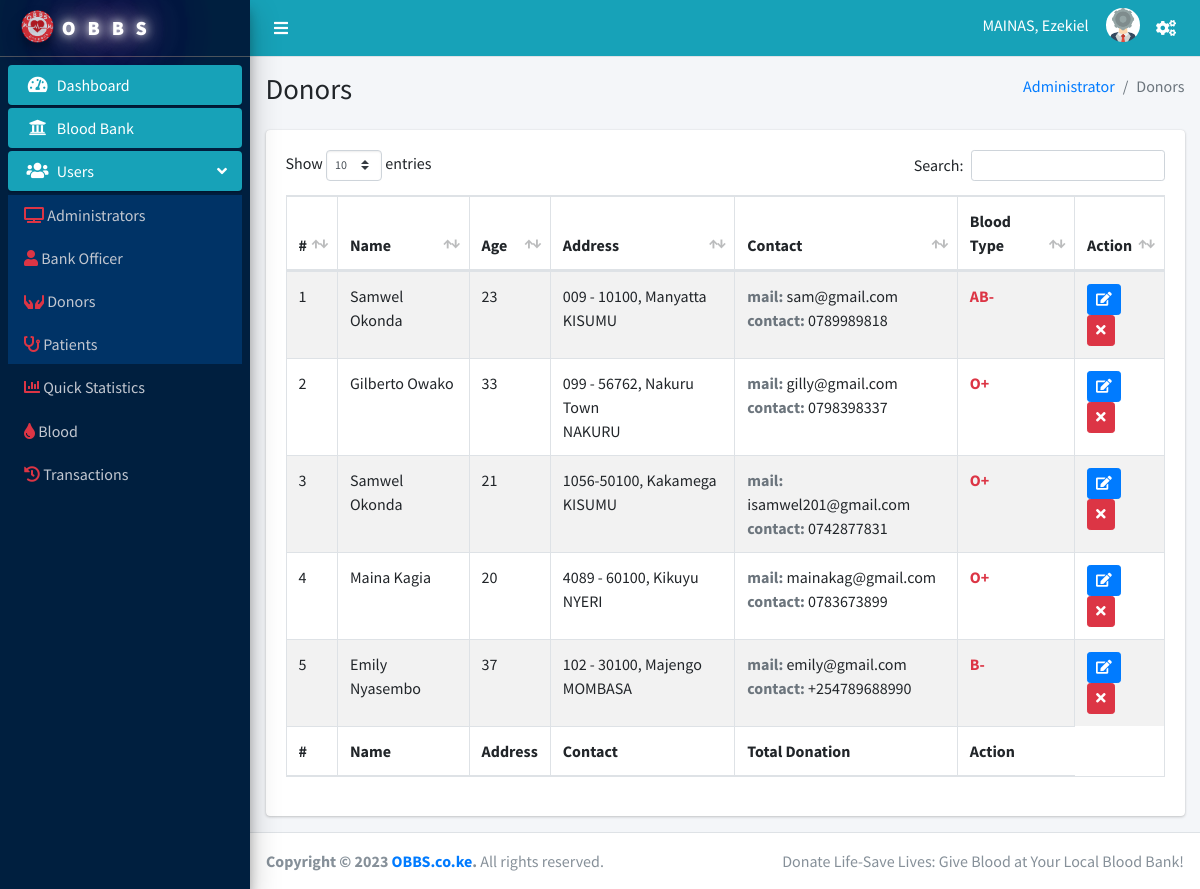
The page /Administrator/donor.php (signed in) on the database its author committed.
### tables this page shows
CREATE TABLE `donor` (
  `id` int NOT NULL AUTO_INCREMENT,
  `fname` varchar(26) NOT NULL,
  `lname` varchar(26) NOT NULL,
  `email` varchar(36) NOT NULL,
  `phone` varchar(14) NOT NULL,
  `bday` date NOT NULL,
  `address` varchar(52) NOT NULL,
  `county` varchar(20) NOT NULL,
  `pword` varchar(10) DEFAULT NULL,
  `gender` enum('male','female') NOT NULL,
  `blood_id` int DEFAULT NULL,
  `d_cond` varchar(100) DEFAULT NULL,
  `d_report` varchar(100) DEFAULT NULL,
  `d_lat` float DEFAULT NULL,
  `d_lon` float DEFAULT NULL,
  `d_status` int DEFAULT NULL,
  `d_next` date DEFAULT NULL,
  PRIMARY KEY (`id`),
  UNIQUE KEY `email` (`email`),
  UNIQUE KEY `phone` (`phone`),
  KEY `blood_id` (`blood_id`),
  CONSTRAINT `donor_ibfk_1` FOREIGN KEY (`blood_id`) REFERENCES `blood_type` (`id`)
);

### Administrator/donor.php (the view, shortened to what this page needs)
<!DOCTYPE html>
<html lang="en">
<?php include 'includes/header.php'?>
<body class="hold-transition sidebar-mini">
<div class="wrapper">
  <?php include 'includes/navbar.php'?>
  <?php include 'includes/sidebar.php'?>
  <div class="content-wrapper">
    <section class="content-header">
      <div class="container-fluid">
        <div class="row mb-2">
          <div class="col-sm-6">
        <h1>Donors</h1>
          </div>
          <div class="col-sm-6">
            <ol class="breadcrumb float-sm-right">
              <li class="breadcrumb-item"><a href="#">Administrator</a></li>
              <li class="breadcrumb-item active">Donors</li>
            </ol>
          </div>
        </div>
      </div>
    </section>
    <section class="content">
        <div class="container-fluid">
            <div class="row">
                <div class="col-12">
                    <div class="card">
                    <div class="card-body">
                    <table id="example1" class="table table-bordered table-striped">
                        <thead>
                        <tr>
                        <th>#</th>
                        <th>Name</th>
                        <th>Age</th>
                        <th>Address</th>
                        <th>Contact</th>
                        <th>Blood Type</th>
                        <th>Action</th>
                        </tr>
                        </thead>
                        <tbody>
                        <?php
                            $stmt = mysqli_prepare($conn, "SELECT donor.id, fname, lname, email, phone, bday, address, county, gender, blood_id, blood_type.b_name FROM donor  LEFT OUTER JOIN blood_type ON blood_type.id = donor.blood_id WHERE donor.d_status != 2");
                            mysqli_stmt_execute($stmt);
                            mysqli_stmt_bind_result($stmt, $id, $fname, $lname, $email, $phone, $bday, $address, $county, $gender, $blood_id, $blood_name);
                            $count = 1;
                            $today = new DateTime();
                            while (mysqli_stmt_fetch($stmt)) {
                              $fullname = $fname." ".$lname;
                              $dob_date = new DateTime($bday);
                              $age = $today->diff($dob_date)->y;
                        ?>
                        <tr>
                          <td><?php echo $count; ?></td>
                          <td><?php echo $fullname; ?></td>
                          <td><?php echo $age; ?></td>
                          <td><?php echo $address; ?><br><?php echo $county; ?></td>
                          <td><b class="text-muted">mail: </b><?php echo $email; ?><br><b class="text-muted">contact: </b><?php echo $phone; ?></td>
                          <td><b class="text-danger"><?php echo ($blood_id == Null)? "<span class='badge badge-danger'>Pednding update</span>" : "$blood_name"; ?></b></td>
                          <td>
                            <a class="btn btn-primary btn-sm btn-edit <?php echo ($blood_id == Null)? "disabled" : ""; ?>" href="#" data-toggle="modal" data-target="#modal-edit" data-id='<?php echo $id; ?>'>
                              <i class="fas fa-edit"></i>
                            </a>
                            <a class="btn btn-danger btn-sm btn-delete" href="#" data-toggle="modal" data-target="#modal-delete" data-id='<?php echo $id; ?>'>
                              <i class="fas fa-times"></i>
                            </a>
                          </td>
                        </tr>
                        <?php
                           $count++;
                            }
                        ?>
                        </tbody>
                        <tfoot>
                        <tr>
                        <th>#</th>
                        <th>Name</th>
                        <th>Address</th>
                        <th>Contact</th>
                        <th>Total Donation</th>
                        <th>Action</th>
                        </tr>
                        </tfoot>
                    </table>
                    </div>
                </div>
                </div>
              </div>
        </div>
      </section>
  </div>
  <?php include 'includes/footer.php'; ?>
</div>
</body>
</html>

### Administrator/includes/header.php (shortened to what this page needs)
<?php
include '../dbconfig.php';
    $sql = "SELECT * FROM admin WHERE id = ?";
    $stmt = mysqli_prepare($conn, $sql);
    mysqli_stmt_bind_param($stmt, 'i', $_SESSION['admin_id']);
    mysqli_stmt_execute($stmt);
    $result = mysqli_stmt_get_result($stmt);
    if ($row = mysqli_fetch_assoc($result)) {
      $admin_details = $row;
    }
?>
<head>
  <link rel="stylesheet" href="../plugins/fontawesome-free/css/all.min.css">
  <link rel="stylesheet" href="../dist/css/adminlte.min.css">
    <link rel="stylesheet" href="../plugins/datatables-bs4/css/dataTables.bootstrap4.min.css">
    <link rel="stylesheet" href="../plugins/datatables-responsive/css/responsive.bootstrap4.min.css">
    <link rel="stylesheet" href="../plugins/chart.js/Chart.min.css">
</head>

### Administrator/includes/navbar.php (shortened to what this page needs)
<nav class="main-header navbar navbar-expand navbar-info navbar-light">
  <ul class="navbar-nav" >
    <li class="nav-item">
      <a class="nav-link text-white"  data-widget="pushmenu" href="#" role="button"><i class="fas fa-bars"></i></a>
    </li>
  </ul>
  <ul class="navbar-nav ml-auto">
    <li class="nav-item dropdown">
        <div class="user-panel  d-flex">
          <div class="info">
              <a href="#" class="d-block text-white"><?php echo strtoupper($admin_details['lname']).", ".$admin_details['fname'];?></a>
            </div>
          <div class="image">
            <img src="../dist/img/admin-avatar.png" class="img-circle" alt="User Image">
          </div>
        </div>
    </li>
    <li class="nav-item dropdown">
      <a class="nav-link" data-toggle="dropdown" href="#">
        <i class="fas fa-cogs text-white"></i>
      </a>
    </li>
  </ul>
</nav>

### Administrator/includes/sidebar.php (shortened to what this page needs)
<aside class="main-sidebar sidebar-dark-primary elevation-4 bg-navy">
  <a href="index3.html" class="brand-link">
    <img src="../dist/img/Obbs logo.png" alt="AdminLTE Logo" class="brand-image img-circle elevation-3"
         style="opacity: .8">
    <span class="brand-text font-weight-heavy text-glow"><b>OBBS</b></span>
  </a>
  <div class="sidebar">
    <nav class="mt-2">
      <ul class="nav nav-pills nav-sidebar flex-column" data-widget="treeview" role="menu" data-accordion="false">
        <li class="nav-item">
          <a href="index.php" class="nav-link active bg-info">
              <i class="nav-icon fas fa-tachometer-alt"></i>
              <p>
               Dashboard
              </p>
          </a>
        </li>
        <li class="nav-item" >
          <a href="bloodbank.php" class="nav-link bg-info">
              <i class="nav-icon  fas fa-university"></i>
              <p>
               Blood Bank
              </p>
          </a>
        </li>
        <li class="nav-item has-treeview menu-open">
          <a href="#" class="nav-link active bg-info" >
            <i class="nav-icon  fas fa-users"></i>
            <p>
              Users
              <i class="right fas fa-angle-left"></i>
            </p>
          </a>
          <ul class="nav nav-treeview" style="background-color: #003366;">
            <li class="nav-item">
              <a href="admin.php" class="nav-link">
                  <i class="fas fa-tv text-danger"></i>
                  <p>Administrators
                  </p>
            </a>
            </li>
            <li class="nav-item">
              <a href="bankofficer.php" class="nav-link">
                  <i class="fas fa-user text-danger"></i>
                  <p>Bank Officer
                  </p>
              </a>
            </li>
            <li class="nav-item">
              <a href="donor.php" class="nav-link">
                <i class="fas fa-hands text-danger"></i>
                <p>Donors
                </p>
              </a>
            </li>
            <li class="nav-item">
              <a href="patient.php" class="nav-link">
                <i class="fas fa-stethoscope text-danger"></i>
                <p>Patients
                </p>
              </a>
            </li>
          </ul>
        </li>
        <li class="nav-item">
          <a href="quickstats.php" class="nav-link">
            <i class="fas fa-chart-bar text-danger"></i>
            <p>Quick Statistics</p>
          </a>
        </li>
        <li class="nav-item">
          <a href="blood.php" class="nav-link">
            <i class="fas fa-tint text-danger"></i>
            <p>Blood</p>
          </a>
        </li>
        <li class="nav-item">
          <a href="transactions.php" class="nav-link">
            <i class=" fas fa-history text-danger"></i>
            <p>Transactions</p>
          </a>
        </li>
      </ul>
    </nav>
  </div>
</aside>

### Administrator/includes/footer.php (shortened to what this page needs)
<footer class="main-footer">
  <div class="float-right d-none d-sm-inline">
      Donate Life-Save Lives: Give Blood at Your Local Blood Bank!
  </div>
  <strong>Copyright &copy; 2023 <a href="#">OBBS.co.ke</a>.</strong> All rights reserved.
</footer>

### Administrator/includes/header.php (style rules this page uses)
.text-glow { color: #fff; letter-spacing: 0.6em; font-weight: 800; font-size: 20px; text-shadow: 0 0 10px #fff, 0 0 20px #fff, 0 0 40px #ff69b4, 0 0 70px #ff69b4, 0 0 80px #ff69b4,0 0 100px #ff69b4,0 0 150px #ff69b4 ; }

### rows shown on the page
donor: fullname "Samwel Okonda", address "009 - 10100, Manyatta", county "KISUMU", email "sam@gmail.com", phone "0789989818", blood_name "AB-"
donor: fullname "Gilberto Owako", address "099 - 56762, Nakuru Town", county "NAKURU", email "gilly@gmail.com", phone "0798398337", blood_name "O+"
donor: fullname "Samwel Okonda", address "1056-50100, Kakamega", county "KISUMU", email "isamwel201@gmail.com", phone "0742877831", blood_name "O+"
donor: fullname "Maina Kagia", address "4089 - 60100, Kikuyu", county "NYERI", email "mainakag@gmail.com", phone "0783673899", blood_name "O+"
donor: fullname "Emily Nyasembo", address "102 - 30100, Majengo", county "MOMBASA", email "emily@gmail.com", phone "+254789688990", blood_name "B-"

### other values the page prints
$admin_details['lname'] "MAINAS"
$admin_details['fname'] "Ezekiel"
